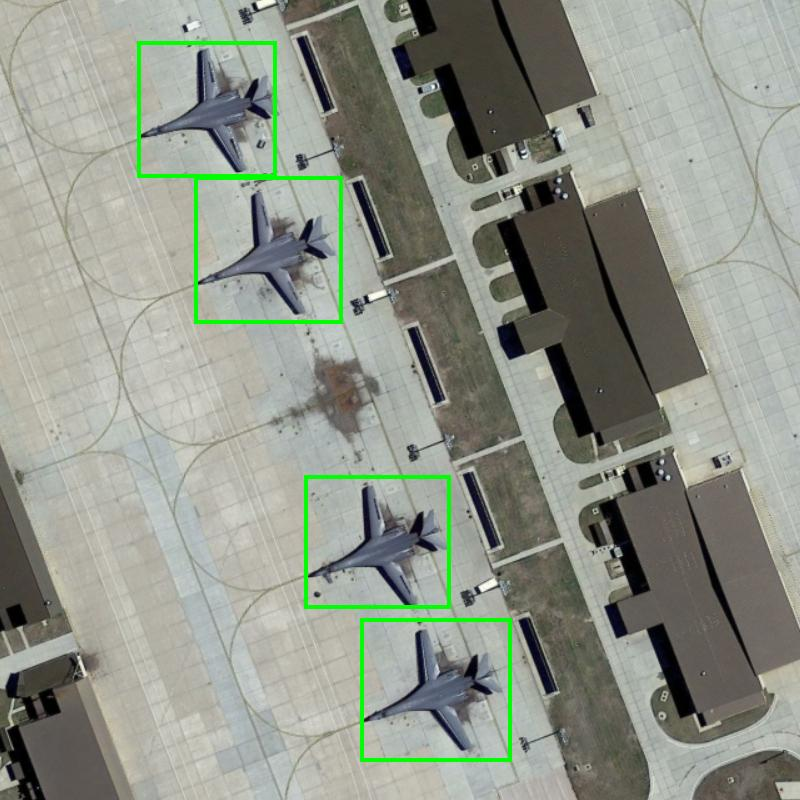
#> input picture ml/class_samples/A10_sample1.jpg, 800 x 800 px
$ python -i download_aircraft_images.py   (imports and definitions only)
#> lines starting #> are read from the running program, lines starting #| are printed output that depends on the picture
#> further down, picture is the input picture: PIL image 800x800 RGB; mean R, G, B 143.7, 148.6, 137.5
#!/usr/bin/env python3
"""
Bulk-download candidate aircraft photos from Wikimedia Commons categories.

For each aircraft name it:
  1. looks up the Commons category (explicit mapping below, with a search fallback)
  2. lists image files in that category
  3. downloads the first N candidates, center-crops to 16:9 and resizes to 640x360
  4. saves them as backend/storage/aircraft_images/candidates/<Name>/<Name>_1.jpg ...
  5. copies candidate #1 to backend/storage/aircraft_images/<Name>.jpg (the final file)
  6. appends author/license/source to credits.csv

Usage:
    pip install requests pillow
    python download_aircraft_images.py                 # all 40
    python download_aircraft_images.py --only Su-34 F-16
    python download_aircraft_images.py --per-aircraft 5

After running, review candidates/<Name>/ and replace <Name>.jpg with a
better candidate where #1 is poor. Names listed under "NEEDS MANUAL REVIEW"
at the end had no or weak matches.
"""
import argparse
import csv
import io
import re
import shutil
import sys
import time
from pathlib import Path

import requests
from PIL import Image

API = "https://commons.wikimedia.org/w/api.php"
OUT_DIR = Path("backend/storage/aircraft_images")
TARGET = (640, 360)
HEADERS = {
    # Wikimedia asks for a descriptive User-Agent. Put your own contact here.
    "User-Agent": "AircraftImageFetcher/1.0 (personal project; contact: you@example.com)"
}

# filename (without .jpg) -> Commons category name (without "Category:")
CATEGORIES = {
    "Su-35S": "Sukhoi Su-35S",
    "Su-30SM": "Sukhoi Su-30SM",
    "Su-27SM": "Sukhoi Su-27SM",
    "Su-33": "Sukhoi Su-33",
    "Su-34": "Sukhoi Su-34",
    "Su-24M": "Sukhoi Su-24M",
    "Su-24MK": "Sukhoi Su-24",
    "Su-25": "Sukhoi Su-25",
    "Su-25SM": "Sukhoi Su-25SM",
    "Su-57": "Sukhoi Su-57",
    "MiG-29": "Mikoyan MiG-29",
    "MiG-29A": "Mikoyan MiG-29",
    "MiG-29K": "Mikoyan MiG-29K",
    "MiG-29SMT": "Mikoyan MiG-29SMT",
    "MiG-31BM": "Mikoyan MiG-31",
    "Tu-95MS": "Tupolev Tu-95MS",
    "Tu-160": "Tupolev Tu-160",
    "Tu-22M3": "Tupolev Tu-22M3",
    "Il-76": "Ilyushin Il-76",
    "Il-78": "Ilyushin Il-78",
    "Il-20": "Ilyushin Il-20",
    "A-50": "Beriev A-50",
    "An-26": "Antonov An-26",
    "An-124": "Antonov An-124",
    "Ka-52": "Kamov Ka-52",
    "Mi-8": "Mil Mi-8",
    "F-15": "McDonnell Douglas F-15 Eagle",
    "F-16": "General Dynamics F-16 Fighting Falcon",
    "F-22": "Lockheed Martin F-22 Raptor",
    "FA-18": "McDonnell Douglas F/A-18 Hornet",
    "B-52": "Boeing B-52 Stratofortress",
    "B-1B": "Rockwell B-1B Lancer",
    "C-130": "Lockheed C-130 Hercules",
    "C-17": "Boeing C-17 Globemaster III",
    "C-5": "Lockheed C-5 Galaxy",
    "KC-135": "Boeing KC-135 Stratotanker",
    "KC-10": "McDonnell Douglas KC-10 Extender",
    "E-3": "Boeing E-3 Sentry",
    "E-8": "Northrop Grumman E-8 Joint STARS",
    "P-3C": "Lockheed P-3C Orion",
    "F-14A_Tomcat": "Grumman F-14A Tomcat",
    "F-4E_Phantom": "McDonnell Douglas F-4E Phantom II",
    "F-5E_Tiger_II": "Northrop F-5E Tiger II",
    "Saeqeh": "HESA Saeqeh",
    "Kowsar": "HESA Kowsar",
}

# Words in a file title that suggest it's not a plain photo of the aircraft.
BAD_WORDS = re.compile(
    r"\b(diagram|drawing|logo|insignia|badge|patch|map|cockpit|interior|"
    r"model|toy|museum card|schematic|blueprint|silhouette|svg|emblem|"
    r"flag|stamp|poster|cartoon|render)\b",
    re.I,
)


# [10 lines left out: function api_get, not called in this run]


def strip_html(s):
    return re.sub(r"<[^>]+>", "", s or "").strip()


# [51 lines left out: functions category_exists, search_category, list_files, not called in this run]


def crop_resize(img):
    img = img.convert("RGB")
    tw, th = TARGET
    target_ratio = tw / th
    w, h = img.size
#> w = 800; h = 800
    if w / h > target_ratio:                      # too wide: trim sides
        nw = int(h * target_ratio)
        x0 = (w - nw) // 2
        img = img.crop((x0, 0, x0 + nw, h))
    else:                                         # too tall: trim top/bottom
        nh = int(w / target_ratio)
#> nh = 450
        y0 = (h - nh) // 2
#> y0 = 175
        img = img.crop((0, y0, w, y0 + nh))
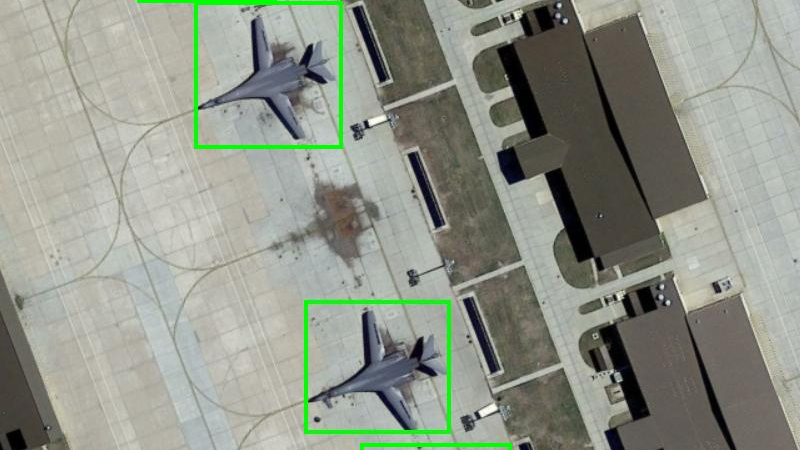
#> img: PIL image 800x450 RGB; mean R, G, B 144.2, 149.1, 137.5
    return img.resize(TARGET, Image.LANCZOS)


# [96 lines left out: functions download_image, main, not called in this run]


# [2 lines not run here, left out]

>>> from PIL import Image
>>> picture = Image.open('A10_sample1.jpg')
>>> result = crop_resize(picture)

$ run again, on ml/class_samples/A14_sample1.jpg
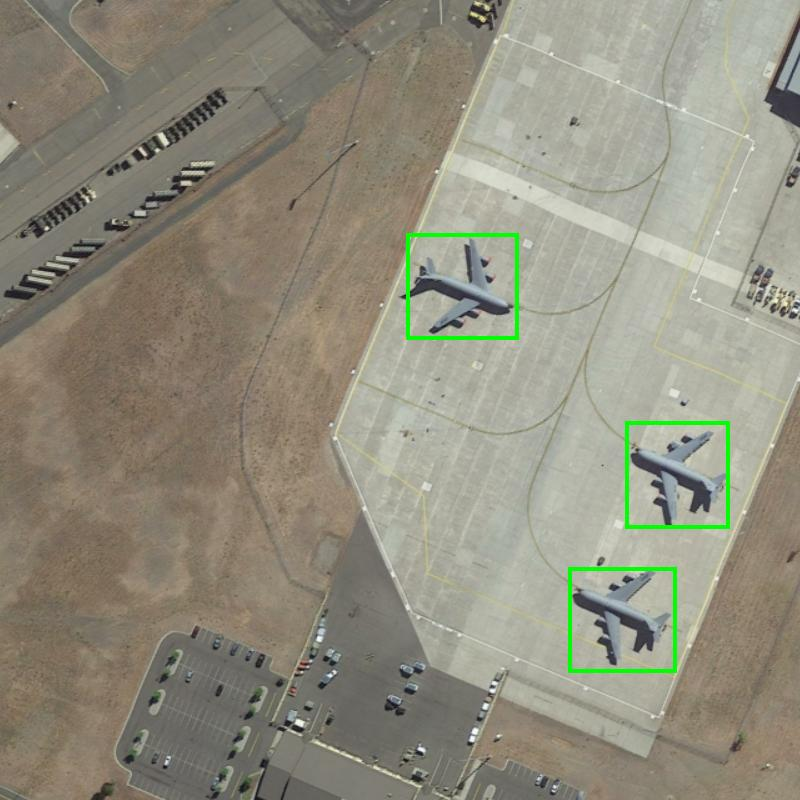
#> input picture ml/class_samples/A14_sample1.jpg, 800 x 800 px
#> picture is the input picture: PIL image 800x800 RGB; mean R, G, B 144.9, 142, 126.1
#> in crop_resize, `img = img.crop((0, y0, w, y0 + nh))`:
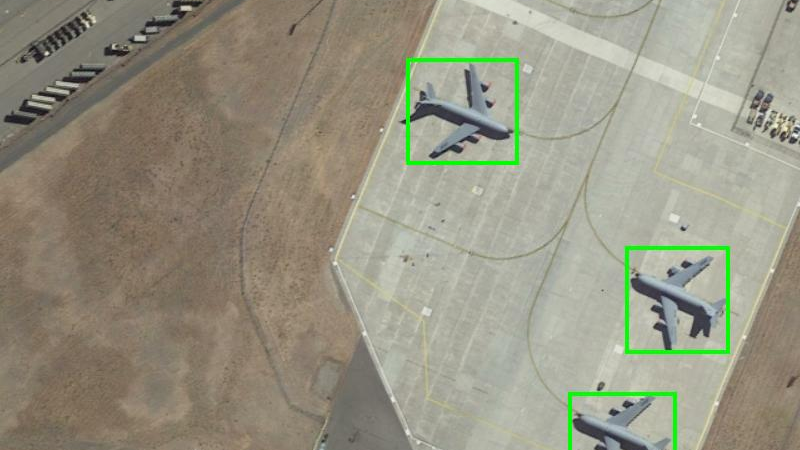
#> img: PIL image 800x450 RGB; mean R, G, B 150.9, 148.3, 130.7

$ run again, on ml/class_samples/A15_sample1.jpg
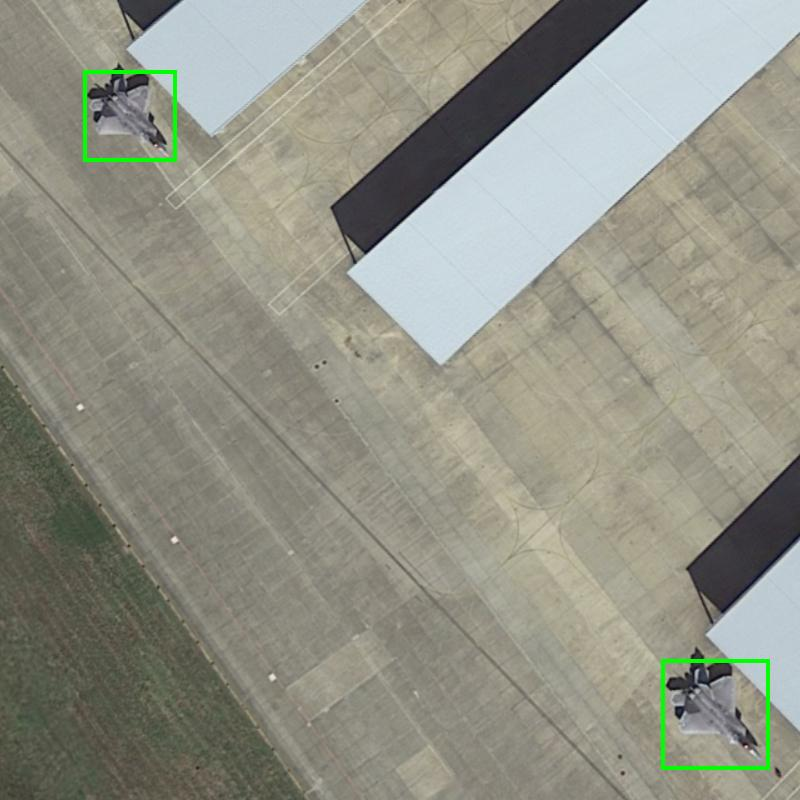
#> input picture ml/class_samples/A15_sample1.jpg, 800 x 800 px
#> picture is the input picture: PIL image 800x800 RGB; mean R, G, B 146, 146.7, 134.4
#> in crop_resize, `img = img.crop((0, y0, w, y0 + nh))`:
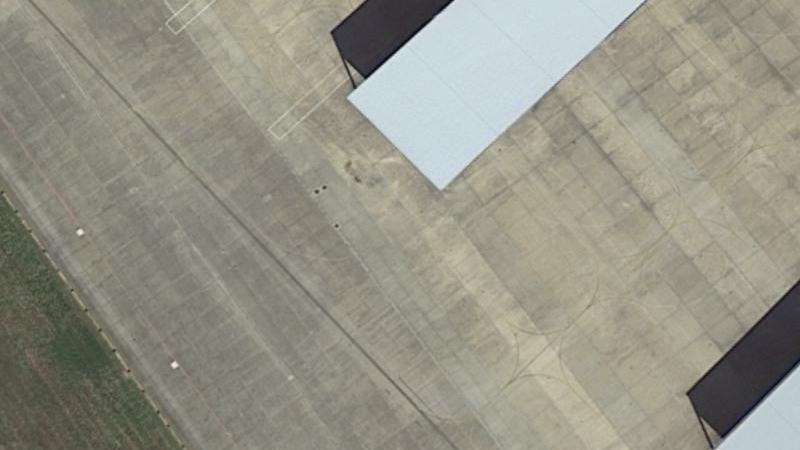
#> img: PIL image 800x450 RGB; mean R, G, B 149.1, 147.6, 134.7

$ run again, on ml/class_samples/A16_sample1.jpg
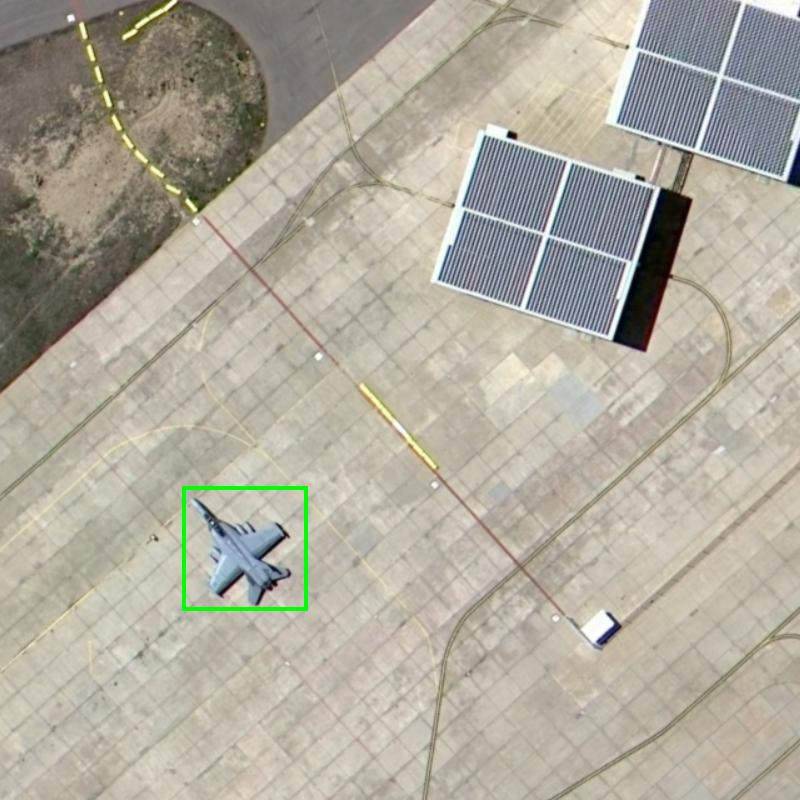
#> input picture ml/class_samples/A16_sample1.jpg, 800 x 800 px
#> picture is the input picture: PIL image 800x800 RGB; mean R, G, B 175.2, 170.6, 157.5
#> in crop_resize, `img = img.crop((0, y0, w, y0 + nh))`:
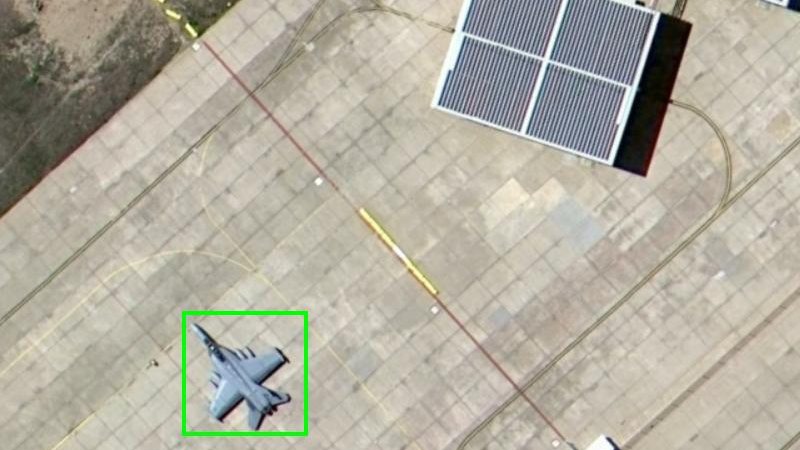
#> img: PIL image 800x450 RGB; mean R, G, B 177.8, 174, 160.2
